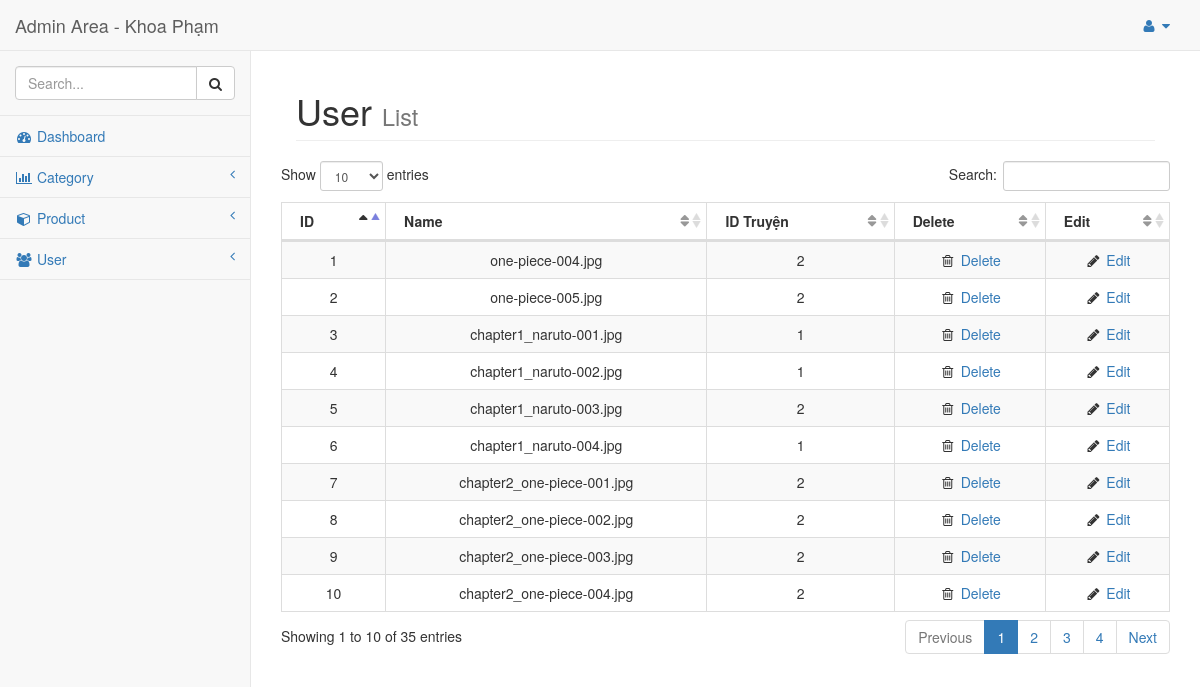
Page /public/admin/image_list.php on the committed database.
### tables this page shows
CREATE TABLE `images` (
  `id` int(11) NOT NULL,
  `id_truyen` int(11) NOT NULL,
  `name` varchar(255) NOT NULL,
  `order_image` int(11) NOT NULL,
  `created_by` varchar(255) NOT NULL
);

### model/database.php (called while the page is built, shortened)
<?php
class database{
    public $_dbh = '';
    public $_sql = '';
    public function database() {
        $this->_dbh = new PDO('mysql:host=localhost; dbname=web_assignment','root','');
        $this->_dbh->query('set names "utf8"');
    }
    public function setQuery($sql) {
        $this->_sql = $sql;
    }
    public function execute($options=array()) {
        $this->_cursor = $this->_dbh->prepare($this->_sql);
        $this->_cursor->execute();
        return $this->_cursor;
    }
    public function loadAllRows($options=array()) {
        if(!$options) {
            if(!$result = $this->execute())
                return false;
        }
        else {
            if(!$result = $this->execute($options))
                return false;
        }
        return $result->fetchAll(PDO::FETCH_OBJ);
    }
}
?>

### controller/ImageController.php (called while the page is built, shortened)
<?php
include("../../model/Image.php");
class ImageController
{
	public function index()
	{
		$image = new Image();
		$images = $image->getAllImage();
		return array('image'=>$images);
	}
}
?>

### model/Image.php (called while the page is built, shortened)
<?php
include('database.php');
class Image extends database
{
	function getAllImage()
	{
		$sql = "SELECT * FROM images";
		return $this->loadAllRows();
	}
}
?>

### public/admin/image_list.php (the view, shortened to what this page needs)
<?php
include("../../controller/ImageController.php");
$image = new ImageController();
$images = $image->index();
?>
<!DOCTYPE html>
<html lang="en">
<head>
    <link href="bower_components/bootstrap/dist/css/bootstrap.min.css" rel="stylesheet">
    <link href="bower_components/metisMenu/dist/metisMenu.min.css" rel="stylesheet">
    <link href="dist/css/sb-admin-2.css" rel="stylesheet">
    <link href="bower_components/font-awesome/css/font-awesome.min.css" rel="stylesheet" type="text/css">
    <link href="bower_components/datatables-plugins/integration/bootstrap/3/dataTables.bootstrap.css" rel="stylesheet">
    <link href="bower_components/datatables-responsive/css/dataTables.responsive.css" rel="stylesheet">
</head>
<body>
    <div id="wrapper">
        <nav class="navbar navbar-default navbar-static-top" role="navigation" style="margin-bottom: 0">
            <div class="navbar-header">
                <a class="navbar-brand" href="index.html">Admin Area - Khoa Phạm</a>
            </div>
            <ul class="nav navbar-top-links navbar-right">
                <li class="dropdown">
                    <a class="dropdown-toggle" data-toggle="dropdown" href="#">
                        <i class="fa fa-user fa-fw"></i>  <i class="fa fa-caret-down"></i>
                    </a>
                </li>
            </ul>
            <div class="navbar-default sidebar" role="navigation">
                <div class="sidebar-nav navbar-collapse">
                    <ul class="nav" id="side-menu">
                        <li class="sidebar-search">
                            <div class="input-group custom-search-form">
                                <input type="text" class="form-control" placeholder="Search...">
                                <span class="input-group-btn">
                                    <button class="btn btn-default" type="button">
                                        <i class="fa fa-search"></i>
                                    </button>
                                </span>
                            </div>
                        </li>
                        <li>
                            <a href="#"><i class="fa fa-dashboard fa-fw"></i> Dashboard</a>
                        </li>
                        <li>
                            <a href="#"><i class="fa fa-bar-chart-o fa-fw"></i> Category<span class="fa arrow"></span></a>
                        </li>
                        <li>
                            <a href="#"><i class="fa fa-cube fa-fw"></i> Product<span class="fa arrow"></span></a>
                        </li>
                        <li>
                            <a href="#"><i class="fa fa-users fa-fw"></i> User<span class="fa arrow"></span></a>
                        </li>
                    </ul>
                </div>
            </div>
        </nav>
        <div id="page-wrapper">
            <div class="container-fluid">
                <div class="row">
                    <div class="col-lg-12">
                        <h1 class="page-header">User
                            <small>List</small>
                        </h1>
                    </div>
                    <table class="table table-striped table-bordered table-hover" id="dataTables-example">
                        <thead>
                            <tr align="center">
                                <th>ID</th>
                                <th>Name</th>
                                <th>ID Truyện</th>
                                <th>Delete</th>
                                <th>Edit</th>
                            </tr>
                        </thead>
                        <tbody>
                            <?php
                                $images = $images['image'];
                                foreach ($images as $key => $image) {
                                    if($key%2)
                                    {
                                        ?>
                                        <tr class="even gradeC" align="center">
                                            <td><?=$image->id?></td>
                                            <td><?=$image->name?></td>
                                            <td><?=$image->id_truyen?></td>
                                            <td class="center"><i class="fa fa-trash-o  fa-fw"></i><a href="#"> Delete</a></td>
                                            <td class="center"><i class="fa fa-pencil fa-fw"></i> <a href="image_edit.php?id=<?=$image->id?>">Edit</a></td>
                                        </tr>
                                        <?php
                                    }
                                    else
                                    {
                                        ?>
                                        <tr class="odd gradeX" align="center">
                                            <td><?=$image->id?></td>
                                            <td><?=$image->name?></td>
                                            <td><?=$image->id_truyen?></td>
                                            <td class="center"><i class="fa fa-trash-o  fa-fw"></i><a href="#"> Delete</a></td>
                                            <td class="center"><i class="fa fa-pencil fa-fw"></i> <a href="image_edit.php?id=<?=$image->id?>">Edit</a></td>
                                        </tr>
                                        <?php
                                    }
                                }
                            ?>
                        </tbody>
                    </table>
                </div>
            </div>
        </div>
    </div>
</body>
</html>

### rows in the picture
images: id "1", name "one-piece-004.jpg", id_truyen "2"
images: id "2", name "one-piece-005.jpg", id_truyen "2"
images: id "3", name "chapter1_naruto-001.jpg", id_truyen "1"
images: id "4", name "chapter1_naruto-002.jpg", id_truyen "1"
images: id "5", name "chapter1_naruto-003.jpg", id_truyen "2"
images: id "6", name "chapter1_naruto-004.jpg", id_truyen "1"
images: id "7", name "chapter2_one-piece-001.jpg", id_truyen "2"
images: id "8", name "chapter2_one-piece-002.jpg", id_truyen "2"
images: id "9", name "chapter2_one-piece-003.jpg", id_truyen "2"
images: id "10", name "chapter2_one-piece-004.jpg", id_truyen "2"
